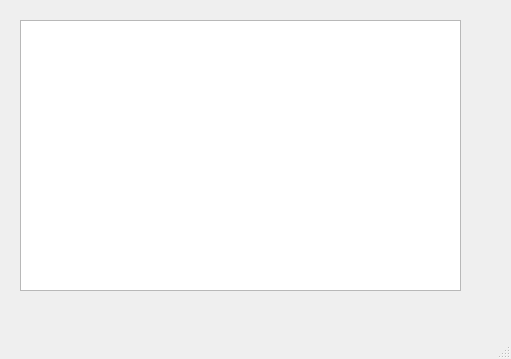
<?xml version="1.0" encoding="UTF-8"?>
<ui version="4.0">
 <class>MainWindow</class>
 <widget class="QMainWindow" name="MainWindow">
  <property name="geometry">
   <rect>
    <x>0</x>
    <y>0</y>
    <width>511</width>
    <height>359</height>
   </rect>
  </property>
  <property name="windowTitle">
   <string>MainWindow</string>
  </property>
  <widget class="QWidget" name="centralwidget">
   <widget class="QGraphicsView" name="gameView">
    <property name="geometry">
     <rect>
      <x>20</x>
      <y>20</y>
      <width>441</width>
      <height>271</height>
     </rect>
    </property>
   </widget>
  </widget>
  <widget class="QMenuBar" name="menubar">
   <property name="geometry">
    <rect>
     <x>0</x>
     <y>0</y>
     <width>511</width>
     <height>21</height>
    </rect>
   </property>
  </widget>
  <widget class="QStatusBar" name="statusbar"/>
 </widget>
 <resources/>
 <connections/>
</ui>
